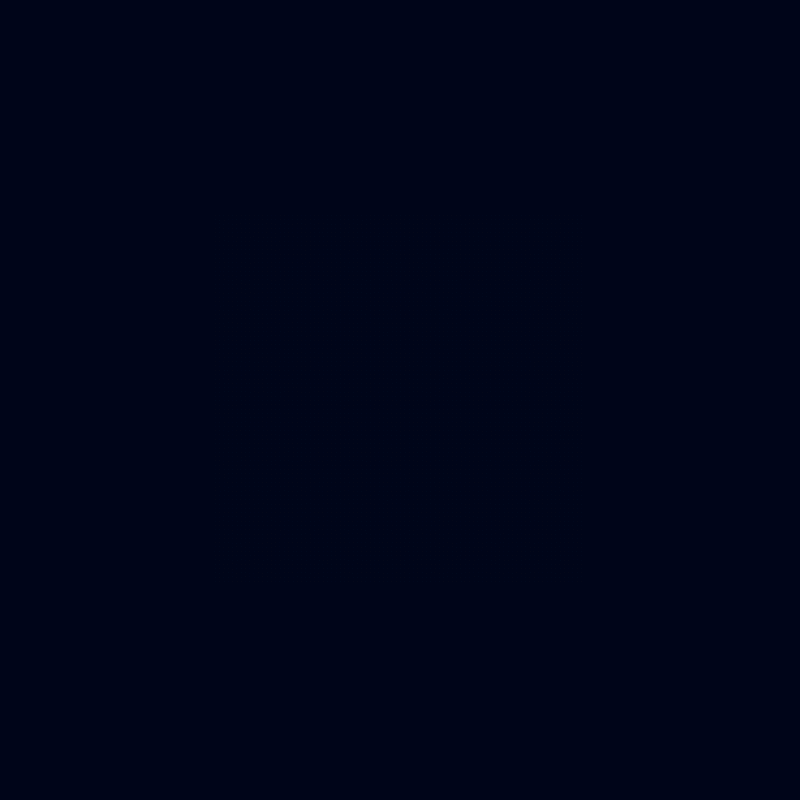
Frame 1 (no input)
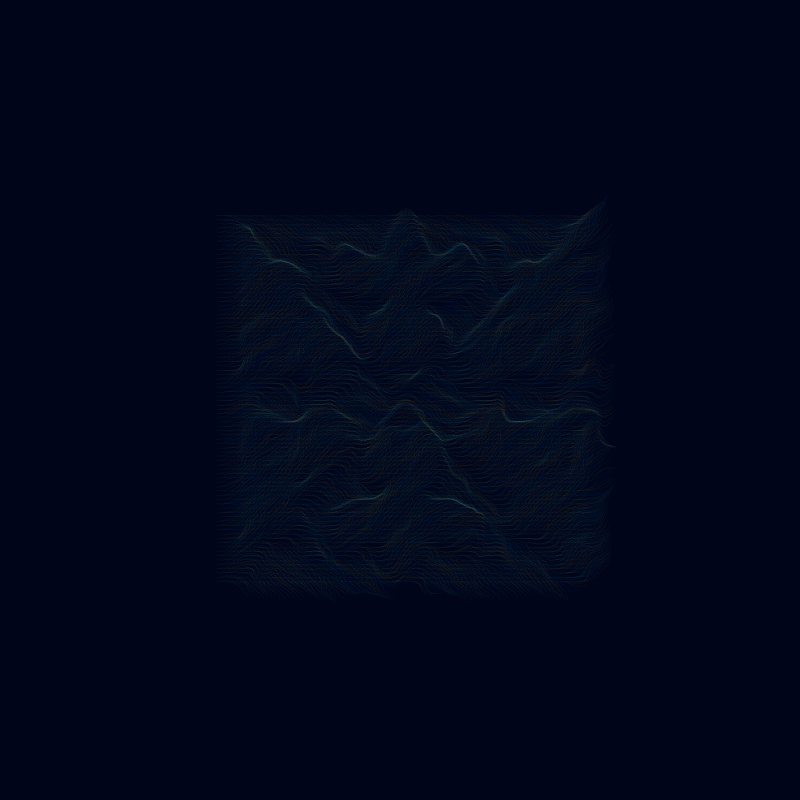
Frame 60 (the mouse pressed at the canvas centre just before this capture)
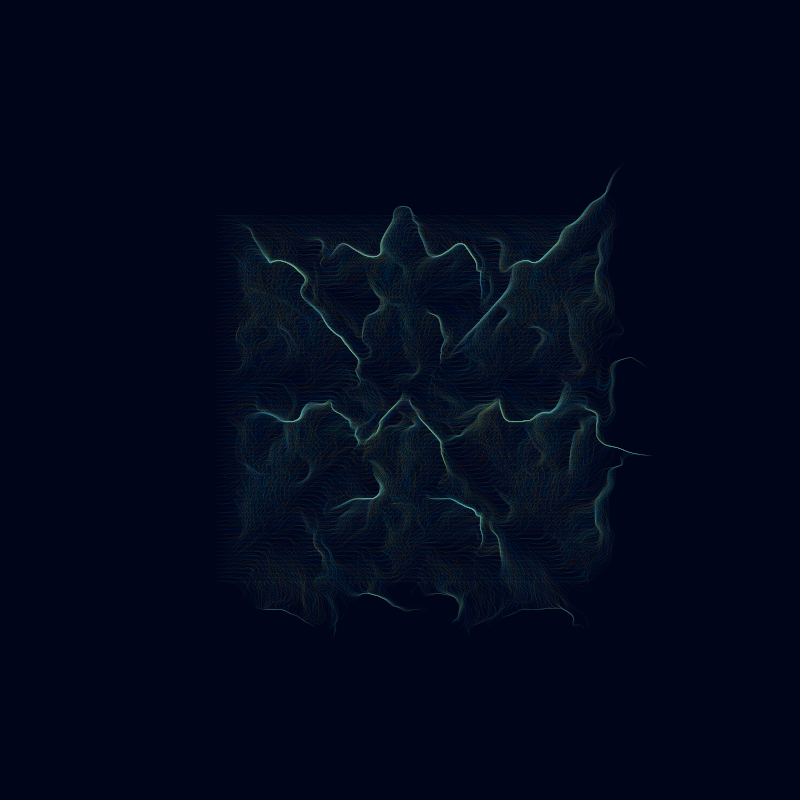
Frame 120 (the mouse held since frame 60 and released just before this capture)

The Processing sketch that drew these frames (run headless with seeded random() and noise(); from frame 60 on, the mouse is pressed at the canvas centre):

// Processing sketch: some_kind_of_noise
// ── some_kind_of_noise.pde
// dynamic list with our points, PVector holds position
ArrayList<PVector> points = new ArrayList<PVector>();

// colors used for points
color[] pal = {
  color(0, 91, 197), 
  color(0, 180, 252), 
  color(23, 249, 255), 
  color(223, 147, 0), 
  color(248, 190, 0)
};

// global configuration
float vector_scale = 0.01; // vector scaling factor, we want small steps
float time = 0; // time passes by

void setup() {
  size(800, 800);
  strokeWeight(0.66);
  background(0, 5, 25);
  noFill();
  smooth(8);

  // noiseSeed(1111); // sometimes we select one noise field

  // create points from [-3,3] range
  for (float x=-3; x<=3; x+=0.07) {
    for (float y=-3; y<=3; y+=0.07) {
      // create point slightly distorted
      PVector v = new PVector(x+randomGaussian()*0.003, y+randomGaussian()*0.003);
      points.add(v);
    }
  }
}

void draw() {
  int point_idx = 0; // point index
  for (PVector p : points) {
    // map floating point coordinates to screen coordinates
    float xx = map(p.x, -6.5, 6.5, 0, width);
    float yy = map(p.y, -6.5, 6.5, 0, height);

    // select color from palette (index based on noise)
    int cn = (int)(100*pal.length*noise(point_idx))%pal.length;
    stroke(pal[cn], 15);
    point(xx, yy); //draw

    // placeholder for vector field calculations

    // v is vector from the field
    //float n = TWO_PI * noise(p.x,p.y);
    //PVector v = new PVector(cos(n),sin(n));

    //float n = 100 * map(noise(p.x/5, p.y/5), 0, 1, -1, 1); // 100, 300 or 1000
    //PVector v = new PVector(cos(n), sin(n));

    //    float n = -5*map(noise(p.x, p.y), 0, 1, -1, 1);
    //    PVector v = new PVector(n, -n);


    //float n1 = 10*noise(1+p.x/20, 1+p.y/20); // shift input to avoid symetry
    //float n2 = 5*noise(n1, n1);
    //float n3 = 25*map(noise(n2, n2), 0, 1, -1, 1); // 25,325
    //PVector v = circle(n3);

    //// placeholder for vector field calculations
    //float n1a = 3*map(noise(p.x/2, p.y/2, time), 0, 1, -1, 1);
    //float n1b = 3*map(noise(p.y/2, p.x/2, time), 0, 1, -1, 1);
    //float nn = 6*map(noise(n1a, n1b, time), 0, 1, -1, 1);
    //PVector v = circle(nn);

    float n1a = 3*map(noise(p.x/2, p.y/2), 0, 1, -1, 1);
    float n1b = 3*map(noise(p.y/2, p.x/2), 0, 1, -1, 1);
    float nn = time*10*6*map(noise(n1a, n1b), 0, 1, -1, 1);
    PVector v = circle(nn);

    p.x += vector_scale * v.x;
    p.y += vector_scale * v.y;

    // go to the next point
    point_idx++;
  }
  time += 0.001;
}
// ── Circle.pde
PVector circle(float n) { // polar to cartesian coordinates
  return new PVector(cos(n), sin(n));
}
 
PVector astroid(float n) {
  float sinn = sin(n);
  float cosn = cos(n);
 
  float xt = sq(sinn)*sinn;
  float yt = sq(cosn)*cosn;
 
  return new PVector(xt, yt);
}
 
PVector cissoid(float n) {
  float sinn2 = 2*sq(sin(n));
 
  float xt = sinn2;
  float yt = sinn2*tan(n);
 
  return new PVector(xt, yt);
}
 
PVector kampyle(float n) {
  float sec = 1/sin(n);
 
  float xt = sec;
  float yt = tan(n)*sec;
 
  return new PVector(xt, yt);
}
 
PVector rect_hyperbola(float n) {
  float sec = 1/sin(n);
 
  float xt = 1/sin(n);
  float yt = tan(n);
 
  return new PVector(xt, yt);
}
 
final static float superformula_a = 1;
final static float superformula_b = 1;
final static float superformula_m = 6;
final static float superformula_n1 = 1;
final static float superformula_n2 = 7;
final static float superformula_n3 = 8;
PVector superformula(float n) {
  float f1 = pow(abs(cos(superformula_m*n/4)/superformula_a), superformula_n2);
  float f2 = pow(abs(sin(superformula_m*n/4)/superformula_b), superformula_n3);
  float fr = pow(f1+f2, -1/superformula_n1);
 
  float xt = cos(n)*fr;
  float yt = sin(n)*fr;
 
  return new PVector(xt, yt);
}
